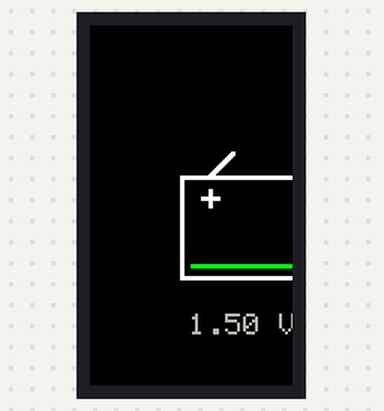
The sketch below on a simulated ESP32. Shown: 135×240 colour display. Random numbers use the default seed unless the sketch sets one.

Above: at 0.47 s.
At 4.16 s:
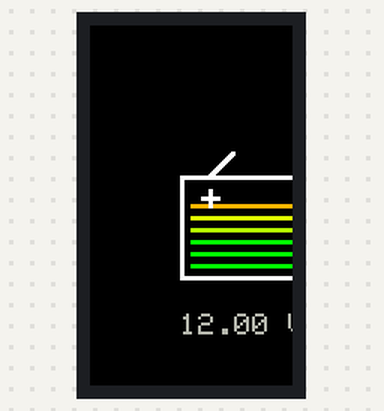
At 8.44 s:
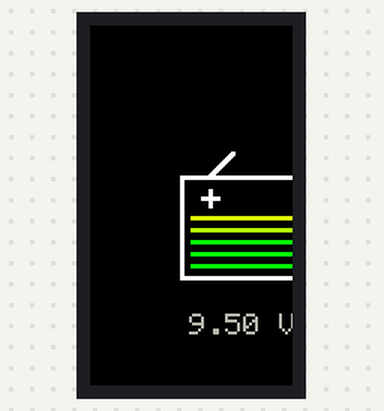
At 16.19 s:
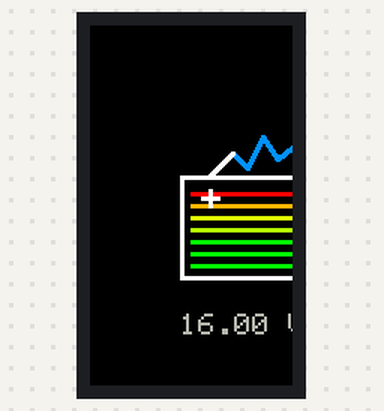
At 27.3 s:
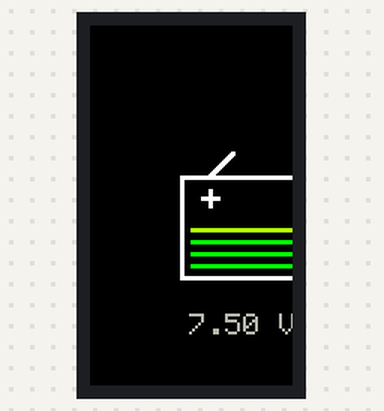
At 38.58 s:
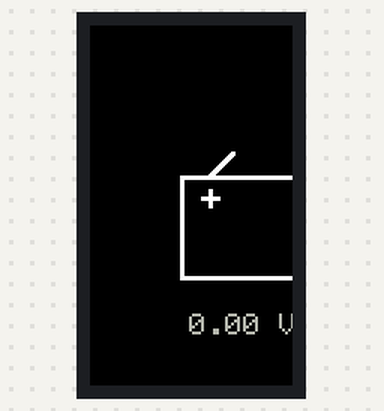

The sketch:

esp_voltage.ino
```cpp
#include <SPI.h>

#include <TFT_eSPI.h>       // Hardware-specific library

TFT_eSPI tft = TFT_eSPI();  // Invoke custom library


TFT_eSprite back = TFT_eSprite(&tft);


boolean up = true;
float volt=1;

void setup(void) {
  tft.init();
  tft.fillScreen(TFT_BLACK);
  tft.setPivot(120, 120);
  back.setColorDepth(8);      // Create an 8bpp Sprite of 60x30 pixels
  back.createSprite(240, 240);  // 8bpp requires 64 * 30 = 1920 bytes
  back.fillSprite(TFT_BLACK);

}

void loop() {

  back.fillSprite(TFT_BLACK);


  if(up)
  {
    if(volt>=16)
    {
      up=!up;
    }
    else
    {
      volt+=0.5;
    }
  }
  else
  {
    if(volt<=0)
    {
      up=!up;
    }
    else
    {
      volt-=0.5;
    }
  }


  if(volt>0)
  {
  back.drawWideLine(68, 160, 171, 160, 3, 0x07E0);
  }
  if(volt>2){back.drawWideLine(68, 152, 171, 152, 3, 0x07E0);}
  if(volt>4){back.drawWideLine(68, 144, 171, 144, 3, 0x07E0);}
  if(volt>6){back.drawWideLine(68, 136, 171, 136, 3, 0xA7E0);}
  if(volt>8){back.drawWideLine(68, 128, 171, 128, 3, 0xD7E0);}
  if(volt>10){back.drawWideLine(68, 120, 171, 120, 3, 0xFDC0);}
  if(volt>12){back.drawWideLine(68, 112, 171, 112, 3, 0xF800);}
  if(volt>14){
    int r1 = random(60,100);
    back.drawWideLine(95, 85, 105, r1, 3, 0x04FF);
    int r2 = random(60,100);
    back.drawWideLine(105, r1, 115, r2, 3, 0x04FF);
    int r3 = random(60,100);
    back.drawWideLine(115, r2, 125, r3, 3, 0x04FF);
    int r4 = random(60,100);
    back.drawWideLine(125, r3, 135, r4, 3, 0x04FF);
    back.drawWideLine(135, r4, 145, 85, 3, 0x04FF);


    }


  back.drawRect(60 ,100,120,70,0xffff);
  back.drawRect(61 ,101,118,68,0xffff);
  back.drawRect(62 ,102,116,66,0xffff);
  back.drawWideLine(80, 100, 95, 85, 3, 0xffff);
  back.drawWideLine(160, 100, 145, 85, 3, 0xffff);
  back.drawWideLine(80, 110, 80, 120, 3, 0xffff);
  back.drawWideLine(75, 115, 85, 115, 3, 0xffff);
  back.drawWideLine(165, 115, 155, 115, 3, 0xffff);
  back.setTextColor(0xA534);
  back.setTextDatum(MC_DATUM);
  back.setTextSize(2);
  back.drawString(String(volt)+" VOLT",120  ,200);
  back.pushSprite(0,0,TFT_TRANSPARENT);


}
```

Measured:
- what the display in image 3 shows lasts 0.4 s, from 16.0 s to 16.4 s
